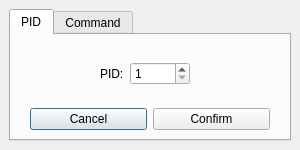
<?xml version="1.0" encoding="UTF-8"?>
<ui version="4.0">
 <class>SearchDialog</class>
 <widget class="QDialog" name="SearchDialog">
  <property name="geometry">
   <rect>
    <x>0</x>
    <y>0</y>
    <width>300</width>
    <height>150</height>
   </rect>
  </property>
  <property name="maximumSize">
   <size>
    <width>300</width>
    <height>150</height>
   </size>
  </property>
  <property name="windowTitle">
   <string>Dialog</string>
  </property>
  <property name="modal">
   <bool>false</bool>
  </property>
  <layout class="QHBoxLayout" name="horizontalLayout_2">
   <property name="leftMargin">
    <number>9</number>
   </property>
   <property name="topMargin">
    <number>9</number>
   </property>
   <property name="rightMargin">
    <number>9</number>
   </property>
   <property name="bottomMargin">
    <number>9</number>
   </property>
   <item>
    <widget class="QTabWidget" name="tabWidget">
     <property name="currentIndex">
      <number>0</number>
     </property>
     <property name="iconSize">
      <size>
       <width>16</width>
       <height>16</height>
      </size>
     </property>
     <widget class="QWidget" name="pidSearchTab">
      <attribute name="title">
       <string>PID</string>
      </attribute>
      <layout class="QVBoxLayout" name="verticalLayout">
       <item>
        <layout class="QFormLayout" name="formLayout">
         <property name="formAlignment">
          <set>Qt::AlignLeading|Qt::AlignLeft|Qt::AlignVCenter</set>
         </property>
         <property name="leftMargin">
          <number>80</number>
         </property>
         <property name="rightMargin">
          <number>90</number>
         </property>
         <item row="0" column="0">
          <widget class="QLabel" name="label">
           <property name="text">
            <string>PID:</string>
           </property>
          </widget>
         </item>
         <item row="0" column="1">
          <widget class="QSpinBox" name="pidBox">
           <property name="minimum">
            <number>1</number>
           </property>
          </widget>
         </item>
        </layout>
       </item>
       <item>
        <layout class="QHBoxLayout" name="horizontalLayout">
         <property name="leftMargin">
          <number>10</number>
         </property>
         <property name="rightMargin">
          <number>10</number>
         </property>
         <item>
          <widget class="QPushButton" name="pidCancelButton">
           <property name="text">
            <string>Cancel</string>
           </property>
          </widget>
         </item>
         <item>
          <widget class="QPushButton" name="pidConfirmButton">
           <property name="text">
            <string>Confirm</string>
           </property>
          </widget>
         </item>
        </layout>
       </item>
      </layout>
     </widget>
     <widget class="QWidget" name="commandSearchTab">
      <attribute name="title">
       <string>Command</string>
      </attribute>
      <layout class="QVBoxLayout" name="verticalLayout_2">
       <item>
        <layout class="QFormLayout" name="formLayout_2">
         <property name="formAlignment">
          <set>Qt::AlignLeading|Qt::AlignLeft|Qt::AlignVCenter</set>
         </property>
         <property name="leftMargin">
          <number>0</number>
         </property>
         <property name="rightMargin">
          <number>0</number>
         </property>
         <item row="0" column="0">
          <widget class="QLabel" name="label_2">
           <property name="text">
            <string>Command:</string>
           </property>
          </widget>
         </item>
         <item row="0" column="1">
          <widget class="QLineEdit" name="commandEdit"/>
         </item>
        </layout>
       </item>
       <item>
        <layout class="QHBoxLayout" name="horizontalLayout_3">
         <property name="leftMargin">
          <number>10</number>
         </property>
         <property name="rightMargin">
          <number>10</number>
         </property>
         <item>
          <widget class="QPushButton" name="commandCancelButton">
           <property name="text">
            <string>Cancel</string>
           </property>
          </widget>
         </item>
         <item>
          <widget class="QPushButton" name="commandConfirmButton">
           <property name="text">
            <string>Confirm</string>
           </property>
          </widget>
         </item>
        </layout>
       </item>
      </layout>
     </widget>
    </widget>
   </item>
  </layout>
 </widget>
 <resources/>
 <connections/>
</ui>
